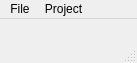
<?xml version="1.0" encoding="UTF-8"?>
<ui version="4.0">
 <class>MainWindow</class>
 <widget class="QMainWindow" name="MainWindow">
  <property name="geometry">
   <rect>
    <x>0</x>
    <y>0</y>
    <width>137</width>
    <height>63</height>
   </rect>
  </property>
  <property name="windowTitle">
   <string>MainWindow</string>
  </property>
  <widget class="QWidget" name="centralwidget"/>
  <widget class="QMenuBar" name="menubar">
   <property name="geometry">
    <rect>
     <x>0</x>
     <y>0</y>
     <width>137</width>
     <height>25</height>
    </rect>
   </property>
   <widget class="QMenu" name="menuFile">
    <property name="title">
     <string>File</string>
    </property>
    <addaction name="uiNew"/>
    <addaction name="uiLoad"/>
   </widget>
   <widget class="QMenu" name="menuProject">
    <property name="title">
     <string>Project</string>
    </property>
    <addaction name="uiMCTDHcalc"/>
    <addaction name="uiMCTDHexisting"/>
    <addaction name="uiProperties"/>
   </widget>
   <addaction name="menuFile"/>
   <addaction name="menuProject"/>
  </widget>
  <widget class="QStatusBar" name="statusbar"/>
  <action name="uiNew">
   <property name="text">
    <string>New project</string>
   </property>
  </action>
  <action name="uiLoad">
   <property name="text">
    <string>Load project</string>
   </property>
  </action>
  <action name="uiMCTDHcalc">
   <property name="text">
    <string>New MCTDH calculation</string>
   </property>
  </action>
  <action name="uiMCTDHexisting">
   <property name="text">
    <string>Run MCTDH on existing job</string>
   </property>
  </action>
  <action name="uiProperties">
   <property name="text">
    <string>Properties</string>
   </property>
  </action>
 </widget>
 <resources/>
 <connections/>
</ui>
